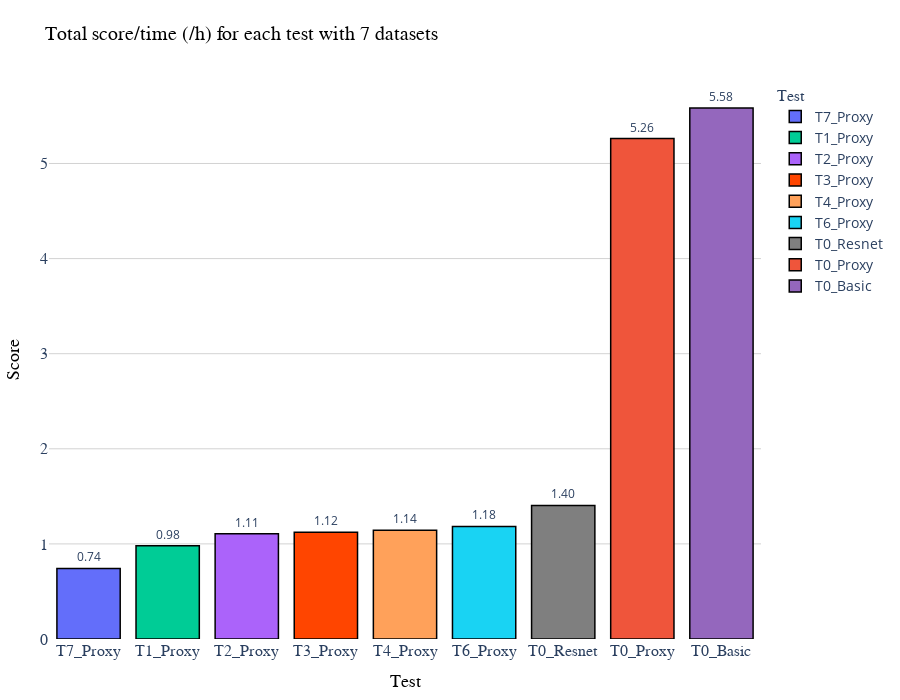

Source (notebook cell):
### Code cell
import plotly.express as px
#fig = px.bar(total_time_df, 
#             x='index', 
#             y='score', 
#             text='score',  # Display the score values on the bars
#             color='index',  # Color by the index for distinction
#color_discrete_map=color_map,
#             title='Total time (h) for each test with 6 datasets')  # Add a meaningful title
#fig = px.bar(total_sum_df, 
#             x='index', 
#             y='score', 
#             text='score',  # Display the score values on the bars
#            color='index',  # Color by the index for distinctio
#             color_discrete_map=color_map,
#             title='Total score for each test with 6 datasets')  # Add a meaningful title
fig = px.bar(total_sum_time_df.sort_values(by="score",ascending=True),#[total_sum_time_df["index"]!="T7_0"], 
            x='index', 
             y='score', 
             text='score',  # Display the score values on the bars
             color='index',  # Color by the index for distinction
            color_discrete_map=color_map,
             title='Total score/time (/h) for each test with 7 datasets')  # Add a meaningful title

# Customizing the layout for a more professional look
fig.update_layout(
    height=700,  # Increase the height
    width=900,  # Adjust the width
    title_font=dict(size=20, family='Montserrat', color='black'),  # Title font
    xaxis_title='Test',  # X-axis label
    yaxis_title='Score',  # Y-axis label
    xaxis_title_font=dict(size=18, family='Montserrat', color='black'),  # X-axis title font
    yaxis_title_font=dict(size=18, family='Montserrat', color='black'),  # Y-axis title font
    xaxis_tickfont=dict(size=16, family='Montserrat'),  # X-axis tick labels font
    yaxis_tickfont=dict(size=16, family='Montserrat'),  # Y-axis tick labels font
    legend_title_text='Test',  # Legend title
    legend_title_font=dict(size=16, family='Montserrat'),  # Legend title font
    legend_font=dict(size=14),  # Legend labels font
    plot_bgcolor='white',  # Background color
    margin=dict(l=40, r=40, t=80, b=40),  # Margins around the plot
    yaxis=dict(gridcolor='lightgrey')#, range=[0,8])  # Add light gridlines for better readability
    
)
#fig.update_yaxes(range=[10, 22], row=row, col=col)

# Add gridlines and adjust bar text size
fig.update_traces(
    texttemplate='%{text:.2f}',  # Format the bar labels to 2 decimal places
    textposition='outside',  # Position the labels outside the bars
    marker_line_width=1.5,  # Add a border around the bars
    marker_line_color='black'  # Border color for the bars
)

# Show the updated plot
fig.show()

### Figure 1 — Plotly figure (JSON) as saved in the notebook; plotly's stock layout.template omitted (floating-point values rounded to 4 significant figures)
{"data": [{"alignmentgroup": "True", "hovertemplate": "index=%{x}<br>score=%{text}<extra></extra>", "legendgroup": "T7_Proxy", "marker": {"color": "#636EFA", "line": {"color": "black", "width": 1.5}, "pattern": {"shape": ""}}, "name": "T7_Proxy", "offsetgroup": "T7_Proxy", "orientation": "v", "showlegend": true, "text": [0.7419], "textposition": "outside", "texttemplate": "%{text:.2f}", "type": "bar", "x": ["T7_Proxy"], "xaxis": "x", "y": [0.7419], "yaxis": "y"}, {"alignmentgroup": "True", "hovertemplate": "index=%{x}<br>score=%{text}<extra></extra>", "legendgroup": "T1_Proxy", "marker": {"color": "#00CC96", "line": {"color": "black", "width": 1.5}, "pattern": {"shape": ""}}, "name": "T1_Proxy", "offsetgroup": "T1_Proxy", "orientation": "v", "showlegend": true, "text": [0.9804], "textposition": "outside", "texttemplate": "%{text:.2f}", "type": "bar", "x": ["T1_Proxy"], "xaxis": "x", "y": [0.9804], "yaxis": "y"}, {"alignmentgroup": "True", "hovertemplate": "index=%{x}<br>score=%{text}<extra></extra>", "legendgroup": "T2_Proxy", "marker": {"color": "#AB63FA", "line": {"color": "black", "width": 1.5}, "pattern": {"shape": ""}}, "name": "T2_Proxy", "offsetgroup": "T2_Proxy", "orientation": "v", "showlegend": true, "text": [1.107], "textposition": "outside", "texttemplate": "%{text:.2f}", "type": "bar", "x": ["T2_Proxy"], "xaxis": "x", "y": [1.107], "yaxis": "y"}, {"alignmentgroup": "True", "hovertemplate": "index=%{x}<br>score=%{text}<extra></extra>", "legendgroup": "T3_Proxy", "marker": {"color": "#FF4500", "line": {"color": "black", "width": 1.5}, "pattern": {"shape": ""}}, "name": "T3_Proxy", "offsetgroup": "T3_Proxy", "orientation": "v", "showlegend": true, "text": [1.122], "textposition": "outside", "texttemplate": "%{text:.2f}", "type": "bar", "x": ["T3_Proxy"], "xaxis": "x", "y": [1.122], "yaxis": "y"}, {"alignmentgroup": "True", "hovertemplate": "index=%{x}<br>score=%{text}<extra></extra>", "legendgroup": "T4_Proxy", "marker": {"color": "#FFA15A", "line": {"color": "black", "width": 1.5}, "pattern": {"shape": ""}}, "name": "T4_Proxy", "offsetgroup": "T4_Proxy", "orientation": "v", "showlegend": true, "text": [1.144], "textposition": "outside", "texttemplate": "%{text:.2f}", "type": "bar", "x": ["T4_Proxy"], "xaxis": "x", "y": [1.144], "yaxis": "y"}, {"alignmentgroup": "True", "hovertemplate": "index=%{x}<br>score=%{text}<extra></extra>", "legendgroup": "T6_Proxy", "marker": {"color": "#19D3F3", "line": {"color": "black", "width": 1.5}, "pattern": {"shape": ""}}, "name": "T6_Proxy", "offsetgroup": "T6_Proxy", "orientation": "v", "showlegend": true, "text": [1.184], "textposition": "outside", "texttemplate": "%{text:.2f}", "type": "bar", "x": ["T6_Proxy"], "xaxis": "x", "y": [1.184], "yaxis": "y"}, {"alignmentgroup": "True", "hovertemplate": "index=%{x}<br>score=%{text}<extra></extra>", "legendgroup": "T0_Resnet", "marker": {"color": "#7F7F7F", "line": {"color": "black", "width": 1.5}, "pattern": {"shape": ""}}, "name": "T0_Resnet", "offsetgroup": "T0_Resnet", "orientation": "v", "showlegend": true, "text": [1.404], "textposition": "outside", "texttemplate": "%{text:.2f}", "type": "bar", "x": ["T0_Resnet"], "xaxis": "x", "y": [1.404], "yaxis": "y"}, {"alignmentgroup": "True", "hovertemplate": "index=%{x}<br>score=%{text}<extra></extra>", "legendgroup": "T0_Proxy", "marker": {"color": "#EF553B", "line": {"color": "black", "width": 1.5}, "pattern": {"shape": ""}}, "name": "T0_Proxy", "offsetgroup": "T0_Proxy", "orientation": "v", "showlegend": true, "text": [5.263], "textposition": "outside", "texttemplate": "%{text:.2f}", "type": "bar", "x": ["T0_Proxy"], "xaxis": "x", "y": [5.263], "yaxis": "y"}, {"alignmentgroup": "True", "hovertemplate": "index=%{x}<br>score=%{text}<extra></extra>", "legendgroup": "T0_Basic", "marker": {"color": "#9467BD", "line": {"color": "black", "width": 1.5}, "pattern": {"shape": ""}}, "name": "T0_Basic", "offsetgroup": "T0_Basic", "orientation": "v", "showlegend": true, "text": [5.584], "textposition": "outside", "texttemplate": "%{text:.2f}", "type": "bar", "x": ["T0_Basic"], "xaxis": "x", "y": [5.584], "yaxis": "y"}], "layout": {"barmode": "relative", "height": 700, "legend": {"font": {"size": 14}, "title": {"font": {"family": "Montserrat", "size": 16}, "text": "Test"}, "tracegroupgap": 0}, "margin": {"b": 40, "l": 40, "r": 40, "t": 80}, "plot_bgcolor": "white", "title": {"font": {"color": "black", "family": "Montserrat", "size": 20}, "text": "Total score/time (/h) for each test with 7 datasets"}, "width": 900, "xaxis": {"anchor": "y", "autorange": true, "categoryarray": ["T7_Proxy", "T1_Proxy", "T2_Proxy", "T3_Proxy", "T4_Proxy", "T6_Proxy", "T0_Resnet", "T0_Proxy", "T0_Basic"], "categoryorder": "array", "domain": [0, 1], "range": [-0.5, 8.5], "tickfont": {"family": "Montserrat", "size": 16}, "title": {"font": {"color": "black", "family": "Montserrat", "size": 18}, "text": "Test"}, "type": "category"}, "yaxis": {"anchor": "x", "autorange": true, "domain": [0, 1], "gridcolor": "lightgrey", "range": [0, 5.878], "tickfont": {"family": "Montserrat", "size": 16}, "title": {"font": {"color": "black", "family": "Montserrat", "size": 18}, "text": "Score"}, "type": "linear"}}}
